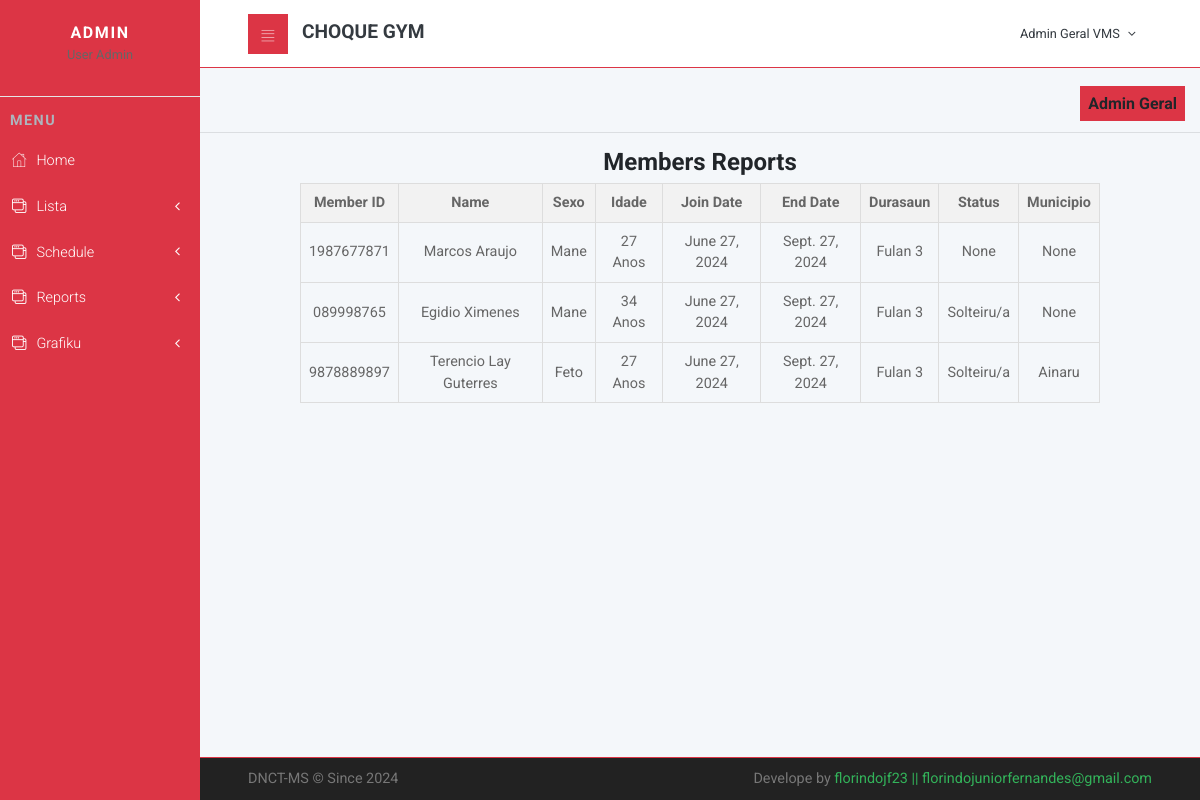
Page /reports/members/ (signed in) on the earlier database version.
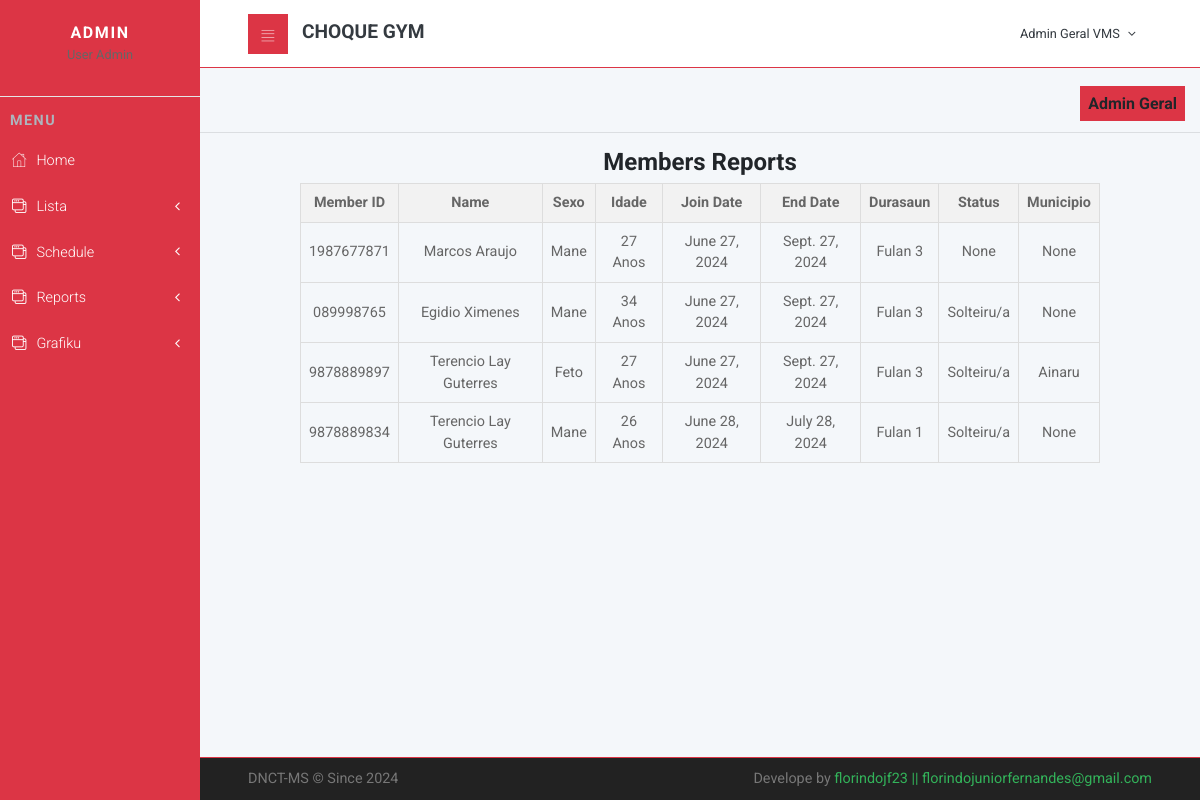
Same page on the later database version.
### cliente/models.py (models this page shows, shortened)
class Member(models.Model):
    nu_id = models.CharField(max_length=20,unique=True,null=True)
    naran = models.CharField(max_length=200,null=True)
    sexo = models.CharField(choices=[('Mane','Mane'),('Feto','Feto')],max_length=10,null=True,blank=True)
    naturalidade = models.CharField(max_length=200,null=True,blank=True)
    data_moris = models.DateField(null=True)
    join_date = models.DateField(auto_now_add=True)
    end_date = models.DateField(null=True)
    enderesu = models.CharField(max_length=200,null=True,blank=True)
    municipio = models.ForeignKey(Municipality, on_delete=models.CASCADE,null=True,blank=True)
    status = models.CharField(choices=[('Solteiru/a','Solteiru/a'),('Marridu/a','Marridu/a')],max_length=10,null=True,blank=True)
    phone = models.CharField(max_length=200,null=True)
    email = models.EmailField(max_length=200,null=True,blank=True)
    fotografia = models.ImageField(upload_to='images/',null=True, blank=True)
    documentos = models.FileField(upload_to='CV/', null=True, blank=True)
    def get_age(self):
        import datetime
        age = datetime.date.today().year-self.data_moris.year
        return age
    def get_duration_in_months(self):
        if self.end_date:
            delta = relativedelta(self.end_date, self.join_date)
            return delta.years * 12 + delta.months
        else:
            return None

### custom/models.py (models this page shows)
class Municipality(models.Model):
	code = models.CharField(max_length=5, null=True, blank = True)
	name = models.CharField(max_length=100)
	hckey = models.CharField(max_length=32, null=True ,  blank = True)
	def __str__(self):
		template = '{0.name}'
		return template.format(self)

### main/views.py (the view)
# urls.py: path('reports/members/', views.member_report, name='member_report'),
@login_required
def member_report(request):
    members = Member.objects.all()
    return render(request, 'main/member_report.html', {'members': members})

### main/templates/main/member_report.html
{% extends 'main/layout.html' %}
{% load static %}
{% load crispy_forms_tags %}
{% block content %}
<div style="text-align: center;">
    <h1>Members Reports</h1>
    <table style="margin: auto; width: 80%; border-collapse: collapse; border: 1px solid #ddd;">
        <thead>
            <tr style="background-color: #f2f2f2;">
                <th style="border: 1px solid #ddd; padding: 8px;">Member ID</th>
                <th style="border: 1px solid #ddd; padding: 8px;">Name</th>
                <th style="border: 1px solid #ddd; padding: 8px;">Sexo</th>
                <th style="border: 1px solid #ddd; padding: 8px;">Idade</th>
                <th style="border: 1px solid #ddd; padding: 8px;">Join Date</th>
                <th style="border: 1px solid #ddd; padding: 8px;">End Date</th>
                <th style="border: 1px solid #ddd; padding: 8px;">Durasaun</th>
                <th style="border: 1px solid #ddd; padding: 8px;">Status</th>
                <th style="border: 1px solid #ddd; padding: 8px;">Municipio</th>
            </tr>
        </thead>
        <tbody>
            {% for member in members %}
            <tr>
                <td style="border: 1px solid #ddd; padding: 8px;">{{ member.nu_id }}</td>
                <td style="border: 1px solid #ddd; padding: 8px;">{{ member.naran }}</td>
                <td style="border: 1px solid #ddd; padding: 8px;">{{ member.sexo }}</td>
                <td style="border: 1px solid #ddd; padding: 8px;">{{ member.get_age }} Anos</td>
                <td style="border: 1px solid #ddd; padding: 8px;">{{ member.join_date }}</td>
                <td style="border: 1px solid #ddd; padding: 8px;">{{ member.end_date }}</td>
                <td style="border: 1px solid #ddd; padding: 8px;">Fulan {{ member.get_duration_in_months }}</td>
                <td style="border: 1px solid #ddd; padding: 8px;">{{ member.status }}</td>
                <td style="border: 1px solid #ddd; padding: 8px;">{{ member.municipio }}</td>
            </tr>
            {% empty %}
            <tr>
                <td colspan="4" style="border: 1px solid #ddd; padding: 8px;">No members found.</td>
            </tr>
            {% endfor %}
        </tbody>
    </table>
</div>
{% endblock %}

Differences in the rows shown:
added Member: nu_id "9878889834", naran "Terencio Lay Guterres", sexo "Mane", get_age "26", join_date "June 28, 2024", end_date "July 28, 2024", get_duration_in_months "1", status "Solteiru/a", municipio "None"
